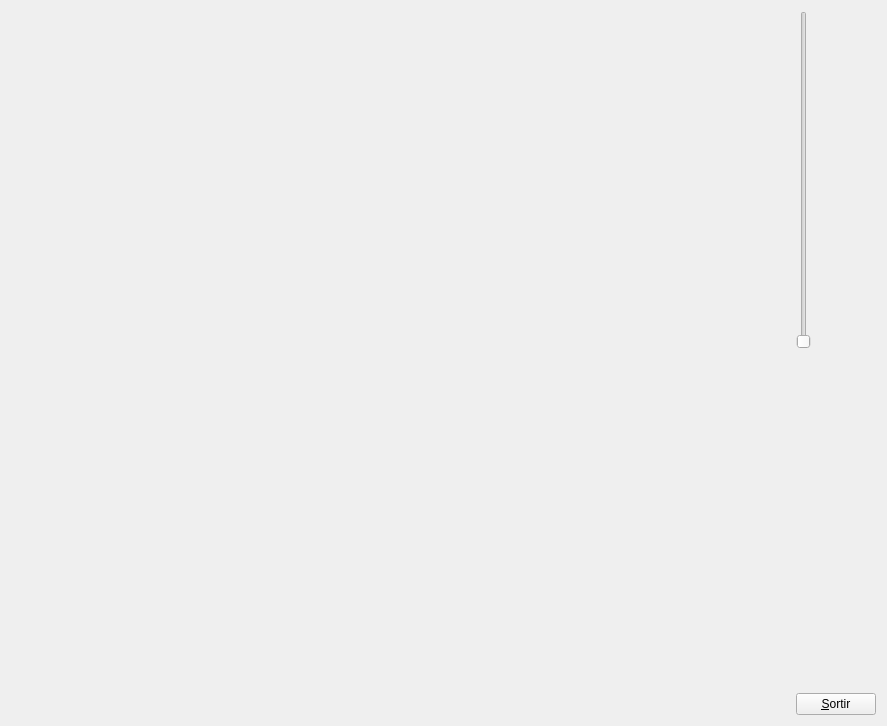
<?xml version="1.0" encoding="UTF-8"?>
<ui version="4.0">
 <class>MyForm</class>
 <widget class="QWidget" name="MyForm">
  <property name="geometry">
   <rect>
    <x>0</x>
    <y>0</y>
    <width>887</width>
    <height>726</height>
   </rect>
  </property>
  <property name="windowTitle">
   <string>Form</string>
  </property>
  <layout class="QHBoxLayout" name="horizontalLayout">
   <item>
    <widget class="MyGLWidget" name="widget" native="true">
     <property name="sizePolicy">
      <sizepolicy hsizetype="Expanding" vsizetype="Expanding">
       <horstretch>0</horstretch>
       <verstretch>0</verstretch>
      </sizepolicy>
     </property>
    </widget>
   </item>
   <item>
    <layout class="QVBoxLayout" name="verticalLayout">
     <item>
      <widget class="QSlider" name="verticalSlider">
       <property name="orientation">
        <enum>Qt::Vertical</enum>
       </property>
      </widget>
     </item>
     <item>
      <spacer name="verticalSpacer">
       <property name="orientation">
        <enum>Qt::Vertical</enum>
       </property>
       <property name="sizeHint" stdset="0">
        <size>
         <width>20</width>
         <height>40</height>
        </size>
       </property>
      </spacer>
     </item>
     <item>
      <widget class="QPushButton" name="pushButton">
       <property name="sizePolicy">
        <sizepolicy hsizetype="Fixed" vsizetype="Fixed">
         <horstretch>0</horstretch>
         <verstretch>0</verstretch>
        </sizepolicy>
       </property>
       <property name="text">
        <string>&amp;Sortir</string>
       </property>
      </widget>
     </item>
    </layout>
   </item>
  </layout>
 </widget>
 <customwidgets>
  <customwidget>
   <class>MyGLWidget</class>
   <extends>QWidget</extends>
   <header>MyGLWidget.h</header>
   <container>1</container>
   <slots>
    <signal>enviaZoom(int)</signal>
    <slot>actualitzaZoom(int)</slot>
   </slots>
  </customwidget>
 </customwidgets>
 <resources/>
 <connections>
  <connection>
   <sender>pushButton</sender>
   <signal>clicked()</signal>
   <receiver>MyForm</receiver>
   <slot>close()</slot>
   <hints>
    <hint type="sourcelabel">
     <x>811</x>
     <y>718</y>
    </hint>
    <hint type="destinationlabel">
     <x>819</x>
     <y>529</y>
    </hint>
   </hints>
  </connection>
  <connection>
   <sender>verticalSlider</sender>
   <signal>valueChanged(int)</signal>
   <receiver>widget</receiver>
   <slot>actualitzaZoom(int)</slot>
   <hints>
    <hint type="sourcelabel">
     <x>800</x>
     <y>183</y>
    </hint>
    <hint type="destinationlabel">
     <x>743</x>
     <y>180</y>
    </hint>
   </hints>
  </connection>
  <connection>
   <sender>widget</sender>
   <signal>enviaZoom(int)</signal>
   <receiver>verticalSlider</receiver>
   <slot>setValue(int)</slot>
   <hints>
    <hint type="sourcelabel">
     <x>781</x>
     <y>269</y>
    </hint>
    <hint type="destinationlabel">
     <x>803</x>
     <y>270</y>
    </hint>
   </hints>
  </connection>
 </connections>
</ui>
